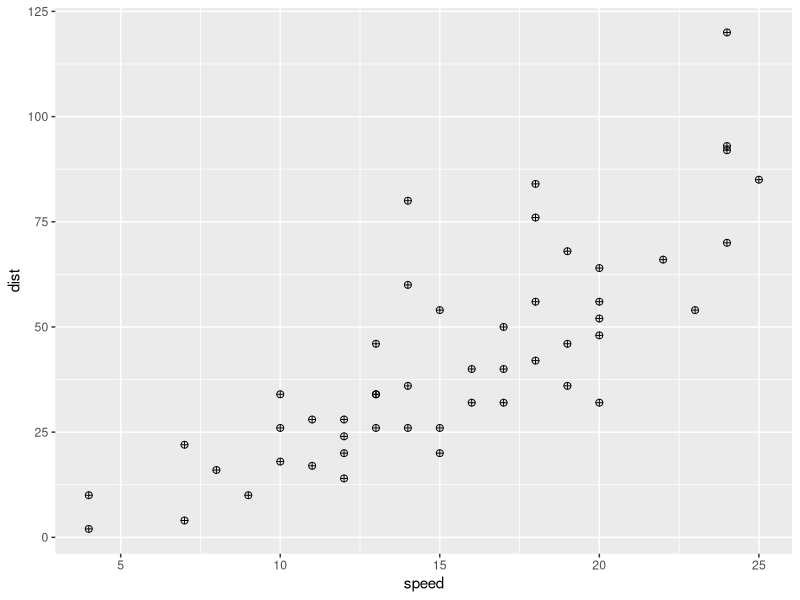
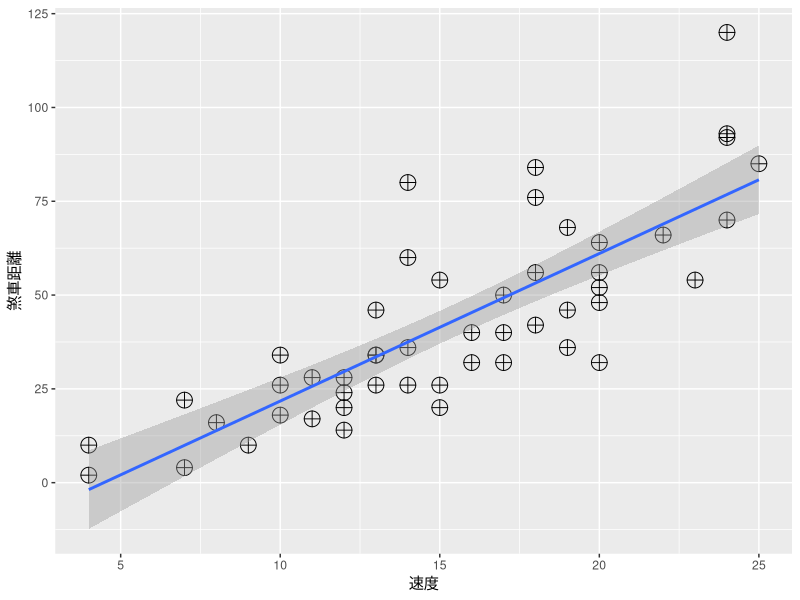
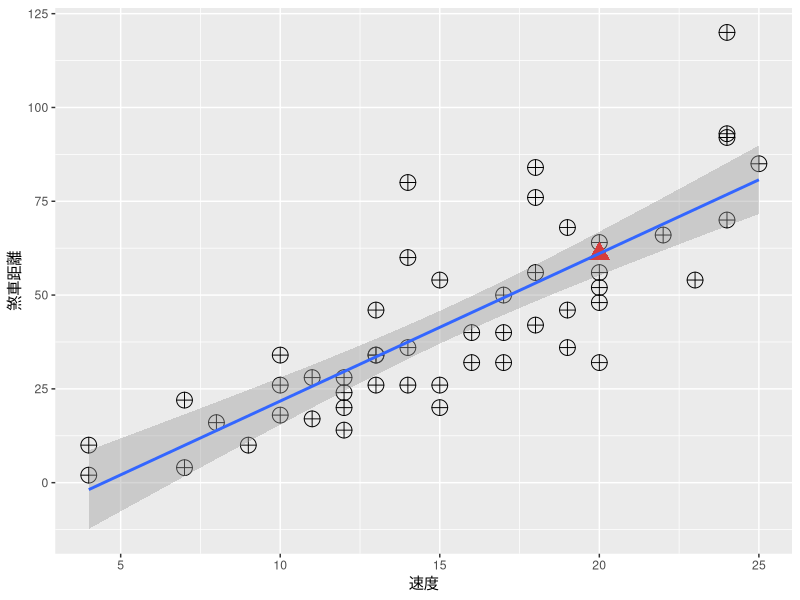

These charts were generated, in order, by the following R code:
## ---- chunk 1
library(tidyverse)
## ---- chunk 2
ggplot(cars,aes(x=speed,y=dist))+
  geom_point(shape=10,size=2)
## ---- chunk 3
carsLM <- lm(dist ~ speed, data = cars)
ggplot(cars, aes(x = speed, y = dist)) +
  geom_point(shape = 10, size = 5) + 
  geom_smooth(method = lm) + labs(x = "速度", y = "煞車距離")
## ---- chunk 4
summary(carsLM)
## ---- chunk 5
new = data.frame(speed=20)
result = predict(carsLM,newdata = new)
## ---- chunk 6
ggplot(cars, aes(x = speed, y = dist)) + 
  geom_point(shape = 10, size = 5) + 
  geom_point(x = new$speed, y = result, size = 5, shape =  17, color = "red") + 
  geom_smooth(method = lm) + labs(x = "速度", y = "煞車距離") 
## ---- chunk 7
cars2 = cars
#一英哩 = 1.6公里
cars2$speed = cars$speed * 1.6094
#一英尺 = 0.3048公尺
cars2$distByMetric = cars$dist * 0.3048
